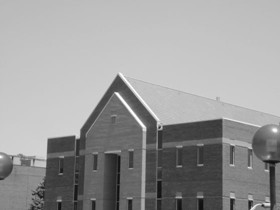
#> input picture home.jpg, 280 x 210 px
$ python corandcon.py
#> lines starting #> are read from the running program, lines starting #| are printed output that depends on the picture
import cv2
import numpy as np
import matplotlib.pyplot as plt
def correlation(image, kernel):
    image_height, image_width = image.shape
    kernel_height, kernel_width = kernel.shape
    output = np.zeros_like(image)
    for i in range(image_height - kernel_height + 1):
        for j in range(image_width - kernel_width + 1):
            output[i, j] = np.sum(image[i:i+kernel_height, j:j+kernel_width] * kernel)
    return output
def convolution(image, kernel):
    kernel_height, kernel_width = kernel.shape
    flipped_kernel = np.zeros_like(kernel)
    for i in range(kernel_height):
        for j in range(kernel_width):
            flipped_kernel[i, j] = kernel[kernel_height - 1 - i, kernel_width - 1 - j]
    return correlation(image, flipped_kernel)
image = cv2.imread('home.jpg', cv2.IMREAD_GRAYSCALE)
#> image is the input picture: shape (210, 280); min 11, max 255, mean 154.6
kernel = np.array([[0, 0, 0],
                   [0, 1, 0],
                   [0, 0, 0]])
correlation_result = correlation(image, kernel)
#> after the loop in correlation, `for i in range(image_height - kernel_height + 1):`:
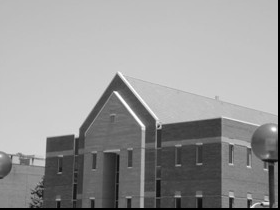
#> output: shape (210, 280); min 0, max 255, mean 152.1
print("Correlation Result:")
print(correlation_result)
#> (printed output is left out)
convolution_result = convolution(image, kernel)
print("\nConvolution Result:")
print(convolution_result)
#> (printed output is left out)
plt.figure(figsize=(10, 5))
plt.subplot(3,2, 1)
plt.imshow(correlation_result, cmap='gray')
plt.title('Correlation Result')
plt.axis('off')
plt.subplot(3, 2, 2)
plt.imshow(convolution_result, cmap='gray')
plt.title('Convolution Result')
plt.axis('off')
plt.subplot(3,2,3)
plt.imshow(image,cmap="gray")
plt.title("Original")
plt.axis("off")
plt.show()
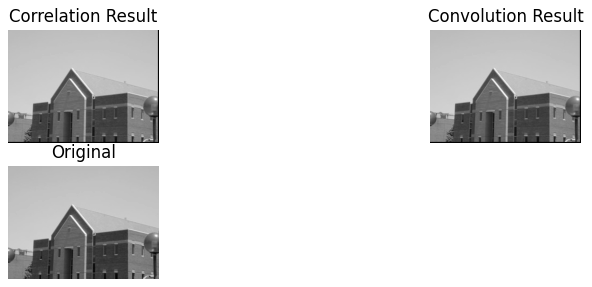
#> figure drawn by matplotlib, 3 panels
